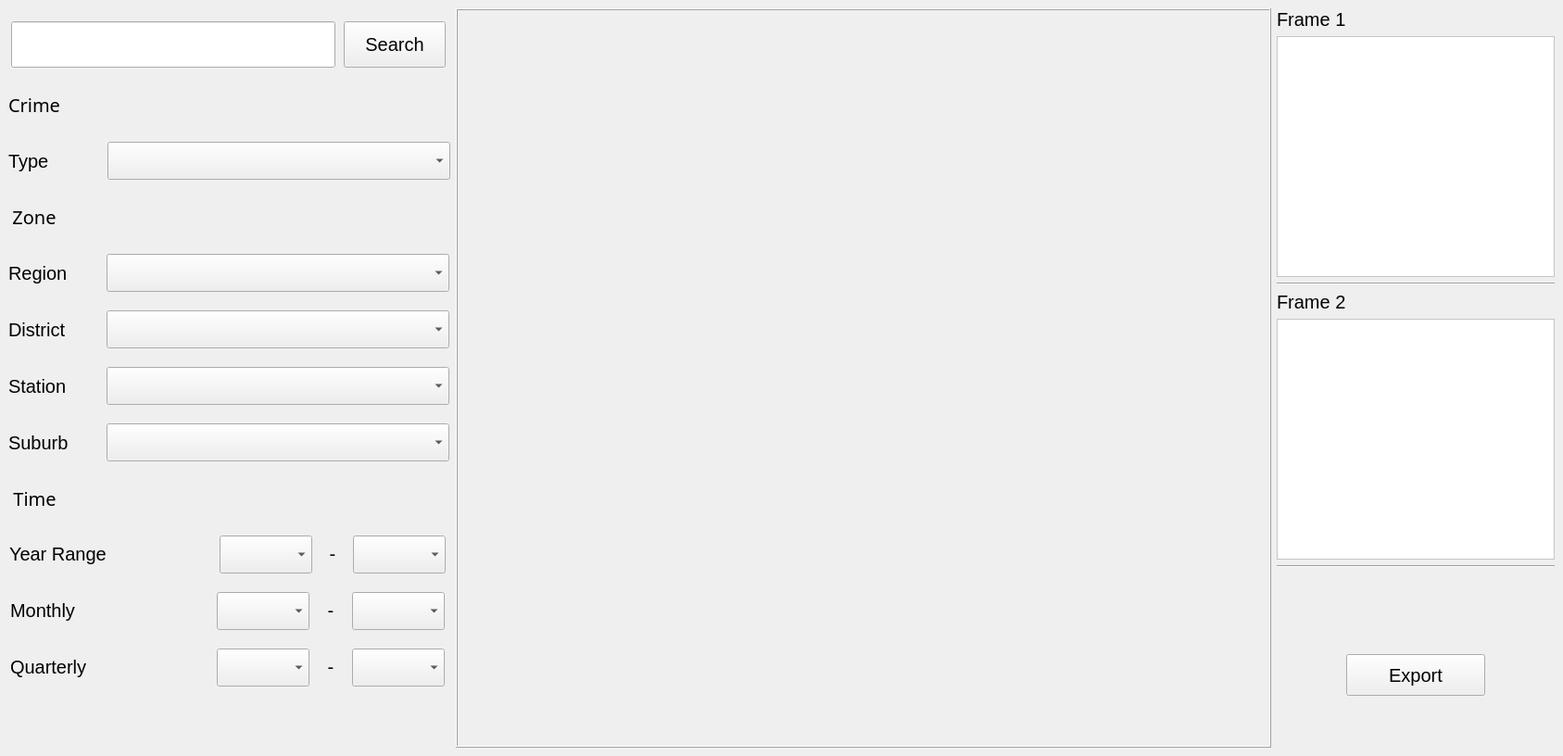
<?xml version="1.0" encoding="UTF-8"?>
<ui version="4.0">
 <class>MainWindow</class>
 <widget class="QMainWindow" name="MainWindow">
  <property name="geometry">
   <rect>
    <x>0</x>
    <y>0</y>
    <width>1687</width>
    <height>816</height>
   </rect>
  </property>
  <property name="windowTitle">
   <string>Map</string>
  </property>
  <property name="styleSheet">
   <string notr="true">font:20px
</string>
  </property>
  <widget class="QWidget" name="centralwidget">
   <layout class="QGridLayout" name="gridLayout">
    <item row="0" column="0">
     <layout class="QVBoxLayout" name="verticalLayout">
      <item>
       <layout class="QHBoxLayout" name="horizontalLayout">
        <item>
         <widget class="QLineEdit" name="Search_Box">
          <property name="sizePolicy">
           <sizepolicy hsizetype="Fixed" vsizetype="Fixed">
            <horstretch>0</horstretch>
            <verstretch>0</verstretch>
           </sizepolicy>
          </property>
          <property name="minimumSize">
           <size>
            <width>350</width>
            <height>50</height>
           </size>
          </property>
          <property name="alignment">
           <set>Qt::AlignCenter</set>
          </property>
         </widget>
        </item>
        <item>
         <widget class="QPushButton" name="Search_pushButton">
          <property name="sizePolicy">
           <sizepolicy hsizetype="Fixed" vsizetype="Fixed">
            <horstretch>0</horstretch>
            <verstretch>0</verstretch>
           </sizepolicy>
          </property>
          <property name="minimumSize">
           <size>
            <width>110</width>
            <height>50</height>
           </size>
          </property>
          <property name="text">
           <string>Search</string>
          </property>
         </widget>
        </item>
       </layout>
      </item>
      <item>
       <layout class="QHBoxLayout" name="horizontalLayout_2">
        <item>
         <widget class="QLabel" name="label_10">
          <property name="sizePolicy">
           <sizepolicy hsizetype="Fixed" vsizetype="Fixed">
            <horstretch>0</horstretch>
            <verstretch>0</verstretch>
           </sizepolicy>
          </property>
          <property name="minimumSize">
           <size>
            <width>0</width>
            <height>40</height>
           </size>
          </property>
          <property name="font">
           <font>
            <family>3ds</family>
            <pointsize>-1</pointsize>
            <weight>50</weight>
            <italic>false</italic>
            <bold>false</bold>
           </font>
          </property>
          <property name="text">
           <string>Crime</string>
          </property>
          <property name="alignment">
           <set>Qt::AlignCenter</set>
          </property>
         </widget>
        </item>
        <item>
         <spacer name="horizontalSpacer_3">
          <property name="orientation">
           <enum>Qt::Horizontal</enum>
          </property>
          <property name="sizeType">
           <enum>QSizePolicy::Fixed</enum>
          </property>
          <property name="sizeHint" stdset="0">
           <size>
            <width>420</width>
            <height>20</height>
           </size>
          </property>
         </spacer>
        </item>
       </layout>
      </item>
      <item>
       <layout class="QHBoxLayout" name="horizontalLayout_3">
        <property name="spacing">
         <number>7</number>
        </property>
        <item>
         <widget class="QLabel" name="label_9">
          <property name="sizePolicy">
           <sizepolicy hsizetype="Fixed" vsizetype="Preferred">
            <horstretch>0</horstretch>
            <verstretch>0</verstretch>
           </sizepolicy>
          </property>
          <property name="minimumSize">
           <size>
            <width>100</width>
            <height>0</height>
           </size>
          </property>
          <property name="font">
           <font>
            <pointsize>-1</pointsize>
            <weight>50</weight>
            <italic>false</italic>
            <bold>false</bold>
           </font>
          </property>
          <property name="text">
           <string>Type</string>
          </property>
          <property name="alignment">
           <set>Qt::AlignLeading|Qt::AlignLeft|Qt::AlignVCenter</set>
          </property>
         </widget>
        </item>
        <item>
         <widget class="QComboBox" name="Crime_comboBox">
          <property name="sizePolicy">
           <sizepolicy hsizetype="Fixed" vsizetype="Fixed">
            <horstretch>0</horstretch>
            <verstretch>0</verstretch>
           </sizepolicy>
          </property>
          <property name="minimumSize">
           <size>
            <width>370</width>
            <height>41</height>
           </size>
          </property>
          <property name="focusPolicy">
           <enum>Qt::NoFocus</enum>
          </property>
         </widget>
        </item>
       </layout>
      </item>
      <item>
       <layout class="QHBoxLayout" name="horizontalLayout_4">
        <item>
         <widget class="QLabel" name="label_18">
          <property name="sizePolicy">
           <sizepolicy hsizetype="Fixed" vsizetype="Fixed">
            <horstretch>0</horstretch>
            <verstretch>0</verstretch>
           </sizepolicy>
          </property>
          <property name="minimumSize">
           <size>
            <width>0</width>
            <height>40</height>
           </size>
          </property>
          <property name="font">
           <font>
            <family>3ds</family>
            <pointsize>-1</pointsize>
            <weight>50</weight>
            <italic>false</italic>
            <bold>false</bold>
           </font>
          </property>
          <property name="text">
           <string>Zone</string>
          </property>
          <property name="alignment">
           <set>Qt::AlignCenter</set>
          </property>
         </widget>
        </item>
        <item>
         <spacer name="horizontalSpacer_7">
          <property name="orientation">
           <enum>Qt::Horizontal</enum>
          </property>
          <property name="sizeType">
           <enum>QSizePolicy::Fixed</enum>
          </property>
          <property name="sizeHint" stdset="0">
           <size>
            <width>420</width>
            <height>20</height>
           </size>
          </property>
         </spacer>
        </item>
       </layout>
      </item>
      <item>
       <layout class="QHBoxLayout" name="horizontalLayout_5">
        <item>
         <widget class="QLabel" name="label_4">
          <property name="sizePolicy">
           <sizepolicy hsizetype="Fixed" vsizetype="Preferred">
            <horstretch>0</horstretch>
            <verstretch>0</verstretch>
           </sizepolicy>
          </property>
          <property name="minimumSize">
           <size>
            <width>100</width>
            <height>0</height>
           </size>
          </property>
          <property name="font">
           <font>
            <family>MS Sans Serif</family>
            <pointsize>-1</pointsize>
            <weight>50</weight>
            <italic>false</italic>
            <bold>false</bold>
           </font>
          </property>
          <property name="text">
           <string>Region</string>
          </property>
         </widget>
        </item>
        <item>
         <widget class="QComboBox" name="Region_comboBox">
          <property name="sizePolicy">
           <sizepolicy hsizetype="Fixed" vsizetype="Fixed">
            <horstretch>0</horstretch>
            <verstretch>0</verstretch>
           </sizepolicy>
          </property>
          <property name="minimumSize">
           <size>
            <width>370</width>
            <height>41</height>
           </size>
          </property>
          <property name="focusPolicy">
           <enum>Qt::NoFocus</enum>
          </property>
         </widget>
        </item>
       </layout>
      </item>
      <item>
       <layout class="QHBoxLayout" name="horizontalLayout_6">
        <item>
         <widget class="QLabel" name="label_3">
          <property name="sizePolicy">
           <sizepolicy hsizetype="Fixed" vsizetype="Preferred">
            <horstretch>0</horstretch>
            <verstretch>0</verstretch>
           </sizepolicy>
          </property>
          <property name="minimumSize">
           <size>
            <width>100</width>
            <height>0</height>
           </size>
          </property>
          <property name="font">
           <font>
            <pointsize>-1</pointsize>
            <weight>50</weight>
            <italic>false</italic>
            <bold>false</bold>
           </font>
          </property>
          <property name="text">
           <string>District</string>
          </property>
         </widget>
        </item>
        <item>
         <widget class="QComboBox" name="District_comboBox">
          <property name="sizePolicy">
           <sizepolicy hsizetype="Fixed" vsizetype="Fixed">
            <horstretch>0</horstretch>
            <verstretch>0</verstretch>
           </sizepolicy>
          </property>
          <property name="minimumSize">
           <size>
            <width>370</width>
            <height>41</height>
           </size>
          </property>
          <property name="focusPolicy">
           <enum>Qt::NoFocus</enum>
          </property>
         </widget>
        </item>
       </layout>
      </item>
      <item>
       <layout class="QHBoxLayout" name="horizontalLayout_7">
        <item>
         <widget class="QLabel" name="label_2">
          <property name="sizePolicy">
           <sizepolicy hsizetype="Fixed" vsizetype="Preferred">
            <horstretch>0</horstretch>
            <verstretch>0</verstretch>
           </sizepolicy>
          </property>
          <property name="minimumSize">
           <size>
            <width>100</width>
            <height>0</height>
           </size>
          </property>
          <property name="font">
           <font>
            <pointsize>-1</pointsize>
            <weight>50</weight>
            <italic>false</italic>
            <bold>false</bold>
           </font>
          </property>
          <property name="text">
           <string>Station</string>
          </property>
         </widget>
        </item>
        <item>
         <widget class="QComboBox" name="Station_comboxBox">
          <property name="sizePolicy">
           <sizepolicy hsizetype="Fixed" vsizetype="Fixed">
            <horstretch>0</horstretch>
            <verstretch>0</verstretch>
           </sizepolicy>
          </property>
          <property name="minimumSize">
           <size>
            <width>370</width>
            <height>41</height>
           </size>
          </property>
          <property name="focusPolicy">
           <enum>Qt::NoFocus</enum>
          </property>
         </widget>
        </item>
       </layout>
      </item>
      <item>
       <layout class="QHBoxLayout" name="horizontalLayout_8">
        <item>
         <widget class="QLabel" name="label_14">
          <property name="sizePolicy">
           <sizepolicy hsizetype="Fixed" vsizetype="Preferred">
            <horstretch>0</horstretch>
            <verstretch>0</verstretch>
           </sizepolicy>
          </property>
          <property name="minimumSize">
           <size>
            <width>100</width>
            <height>0</height>
           </size>
          </property>
          <property name="font">
           <font>
            <pointsize>-1</pointsize>
            <weight>50</weight>
            <italic>false</italic>
            <bold>false</bold>
           </font>
          </property>
          <property name="text">
           <string>Suburb</string>
          </property>
         </widget>
        </item>
        <item>
         <widget class="QComboBox" name="Suburb_comboxBox">
          <property name="sizePolicy">
           <sizepolicy hsizetype="Fixed" vsizetype="Fixed">
            <horstretch>0</horstretch>
            <verstretch>0</verstretch>
           </sizepolicy>
          </property>
          <property name="minimumSize">
           <size>
            <width>370</width>
            <height>41</height>
           </size>
          </property>
          <property name="focusPolicy">
           <enum>Qt::NoFocus</enum>
          </property>
         </widget>
        </item>
       </layout>
      </item>
      <item>
       <layout class="QHBoxLayout" name="horizontalLayout_9">
        <item>
         <widget class="QLabel" name="label_19">
          <property name="sizePolicy">
           <sizepolicy hsizetype="Fixed" vsizetype="Fixed">
            <horstretch>0</horstretch>
            <verstretch>0</verstretch>
           </sizepolicy>
          </property>
          <property name="minimumSize">
           <size>
            <width>0</width>
            <height>40</height>
           </size>
          </property>
          <property name="font">
           <font>
            <family>3ds</family>
            <pointsize>-1</pointsize>
            <weight>50</weight>
            <italic>false</italic>
            <bold>false</bold>
           </font>
          </property>
          <property name="text">
           <string>Time</string>
          </property>
          <property name="alignment">
           <set>Qt::AlignCenter</set>
          </property>
         </widget>
        </item>
        <item>
         <spacer name="horizontalSpacer_8">
          <property name="orientation">
           <enum>Qt::Horizontal</enum>
          </property>
          <property name="sizeType">
           <enum>QSizePolicy::Fixed</enum>
          </property>
          <property name="sizeHint" stdset="0">
           <size>
            <width>420</width>
            <height>20</height>
           </size>
          </property>
         </spacer>
        </item>
       </layout>
      </item>
      <item>
       <layout class="QHBoxLayout" name="horizontalLayout_10">
        <item>
         <widget class="QLabel" name="label_20">
          <property name="sizePolicy">
           <sizepolicy hsizetype="Fixed" vsizetype="Fixed">
            <horstretch>0</horstretch>
            <verstretch>0</verstretch>
           </sizepolicy>
          </property>
          <property name="minimumSize">
           <size>
            <width>100</width>
            <height>0</height>
           </size>
          </property>
          <property name="font">
           <font>
            <pointsize>-1</pointsize>
            <weight>50</weight>
            <italic>false</italic>
            <bold>false</bold>
           </font>
          </property>
          <property name="text">
           <string>Year Range</string>
          </property>
         </widget>
        </item>
        <item>
         <spacer name="horizontalSpacer">
          <property name="orientation">
           <enum>Qt::Horizontal</enum>
          </property>
          <property name="sizeType">
           <enum>QSizePolicy::Fixed</enum>
          </property>
          <property name="sizeHint" stdset="0">
           <size>
            <width>115</width>
            <height>20</height>
           </size>
          </property>
         </spacer>
        </item>
        <item>
         <widget class="QComboBox" name="Year_comboBox_1">
          <property name="sizePolicy">
           <sizepolicy hsizetype="Fixed" vsizetype="Fixed">
            <horstretch>0</horstretch>
            <verstretch>0</verstretch>
           </sizepolicy>
          </property>
          <property name="minimumSize">
           <size>
            <width>70</width>
            <height>41</height>
           </size>
          </property>
          <property name="focusPolicy">
           <enum>Qt::NoFocus</enum>
          </property>
         </widget>
        </item>
        <item>
         <widget class="QLabel" name="label_15">
          <property name="sizePolicy">
           <sizepolicy hsizetype="Fixed" vsizetype="Fixed">
            <horstretch>0</horstretch>
            <verstretch>0</verstretch>
           </sizepolicy>
          </property>
          <property name="minimumSize">
           <size>
            <width>30</width>
            <height>0</height>
           </size>
          </property>
          <property name="text">
           <string>-</string>
          </property>
          <property name="alignment">
           <set>Qt::AlignCenter</set>
          </property>
         </widget>
        </item>
        <item>
         <widget class="QComboBox" name="Year_comboBox_2">
          <property name="sizePolicy">
           <sizepolicy hsizetype="Fixed" vsizetype="Fixed">
            <horstretch>0</horstretch>
            <verstretch>0</verstretch>
           </sizepolicy>
          </property>
          <property name="minimumSize">
           <size>
            <width>70</width>
            <height>41</height>
           </size>
          </property>
          <property name="focusPolicy">
           <enum>Qt::NoFocus</enum>
          </property>
         </widget>
        </item>
       </layout>
      </item>
      <item>
       <layout class="QHBoxLayout" name="horizontalLayout_12">
        <item>
         <widget class="QLabel" name="label_21">
          <property name="sizePolicy">
           <sizepolicy hsizetype="Fixed" vsizetype="Fixed">
            <horstretch>0</horstretch>
            <verstretch>0</verstretch>
           </sizepolicy>
          </property>
          <property name="minimumSize">
           <size>
            <width>100</width>
            <height>0</height>
           </size>
          </property>
          <property name="font">
           <font>
            <pointsize>-1</pointsize>
            <weight>50</weight>
            <italic>false</italic>
            <bold>false</bold>
           </font>
          </property>
          <property name="text">
           <string>Monthly</string>
          </property>
         </widget>
        </item>
        <item>
         <spacer name="horizontalSpacer_2">
          <property name="orientation">
           <enum>Qt::Horizontal</enum>
          </property>
          <property name="sizeType">
           <enum>QSizePolicy::Fixed</enum>
          </property>
          <property name="sizeHint" stdset="0">
           <size>
            <width>115</width>
            <height>20</height>
           </size>
          </property>
         </spacer>
        </item>
        <item>
         <widget class="QComboBox" name="Monthly_comboBox_1">
          <property name="sizePolicy">
           <sizepolicy hsizetype="Fixed" vsizetype="Fixed">
            <horstretch>0</horstretch>
            <verstretch>0</verstretch>
           </sizepolicy>
          </property>
          <property name="minimumSize">
           <size>
            <width>70</width>
            <height>41</height>
           </size>
          </property>
          <property name="focusPolicy">
           <enum>Qt::NoFocus</enum>
          </property>
         </widget>
        </item>
        <item>
         <widget class="QLabel" name="label_16">
          <property name="sizePolicy">
           <sizepolicy hsizetype="Fixed" vsizetype="Fixed">
            <horstretch>0</horstretch>
            <verstretch>0</verstretch>
           </sizepolicy>
          </property>
          <property name="minimumSize">
           <size>
            <width>30</width>
            <height>0</height>
           </size>
          </property>
          <property name="text">
           <string>-</string>
          </property>
          <property name="alignment">
           <set>Qt::AlignCenter</set>
          </property>
         </widget>
        </item>
        <item>
         <widget class="QComboBox" name="Monthly_comboBox_2">
          <property name="sizePolicy">
           <sizepolicy hsizetype="Fixed" vsizetype="Fixed">
            <horstretch>0</horstretch>
            <verstretch>0</verstretch>
           </sizepolicy>
          </property>
          <property name="minimumSize">
           <size>
            <width>70</width>
            <height>41</height>
           </size>
          </property>
          <property name="focusPolicy">
           <enum>Qt::NoFocus</enum>
          </property>
         </widget>
        </item>
       </layout>
      </item>
      <item>
       <layout class="QHBoxLayout" name="horizontalLayout_13">
        <item>
         <widget class="QLabel" name="label_22">
          <property name="sizePolicy">
           <sizepolicy hsizetype="Fixed" vsizetype="Fixed">
            <horstretch>0</horstretch>
            <verstretch>0</verstretch>
           </sizepolicy>
          </property>
          <property name="minimumSize">
           <size>
            <width>100</width>
            <height>0</height>
           </size>
          </property>
          <property name="font">
           <font>
            <pointsize>-1</pointsize>
            <weight>50</weight>
            <italic>false</italic>
            <bold>false</bold>
           </font>
          </property>
          <property name="text">
           <string>Quarterly</string>
          </property>
         </widget>
        </item>
        <item>
         <spacer name="horizontalSpacer_4">
          <property name="orientation">
           <enum>Qt::Horizontal</enum>
          </property>
          <property name="sizeType">
           <enum>QSizePolicy::Fixed</enum>
          </property>
          <property name="sizeHint" stdset="0">
           <size>
            <width>115</width>
            <height>20</height>
           </size>
          </property>
         </spacer>
        </item>
        <item>
         <widget class="QComboBox" name="Quarterly_comboBox_1">
          <property name="sizePolicy">
           <sizepolicy hsizetype="Fixed" vsizetype="Fixed">
            <horstretch>0</horstretch>
            <verstretch>0</verstretch>
           </sizepolicy>
          </property>
          <property name="minimumSize">
           <size>
            <width>70</width>
            <height>41</height>
           </size>
          </property>
          <property name="focusPolicy">
           <enum>Qt::NoFocus</enum>
          </property>
         </widget>
        </item>
        <item>
         <widget class="QLabel" name="label_17">
          <property name="sizePolicy">
           <sizepolicy hsizetype="Fixed" vsizetype="Fixed">
            <horstretch>0</horstretch>
            <verstretch>0</verstretch>
           </sizepolicy>
          </property>
          <property name="minimumSize">
           <size>
            <width>30</width>
            <height>0</height>
           </size>
          </property>
          <property name="text">
           <string>-</string>
          </property>
          <property name="alignment">
           <set>Qt::AlignCenter</set>
          </property>
         </widget>
        </item>
        <item>
         <widget class="QComboBox" name="Quarterly_comboBox_2">
          <property name="sizePolicy">
           <sizepolicy hsizetype="Fixed" vsizetype="Fixed">
            <horstretch>0</horstretch>
            <verstretch>0</verstretch>
           </sizepolicy>
          </property>
          <property name="minimumSize">
           <size>
            <width>70</width>
            <height>41</height>
           </size>
          </property>
          <property name="focusPolicy">
           <enum>Qt::NoFocus</enum>
          </property>
         </widget>
        </item>
       </layout>
      </item>
      <item>
       <spacer name="verticalSpacer_4">
        <property name="orientation">
         <enum>Qt::Vertical</enum>
        </property>
        <property name="sizeType">
         <enum>QSizePolicy::Fixed</enum>
        </property>
        <property name="sizeHint" stdset="0">
         <size>
          <width>20</width>
          <height>40</height>
         </size>
        </property>
       </spacer>
      </item>
     </layout>
    </item>
    <item row="0" column="2">
     <layout class="QVBoxLayout" name="verticalLayout_6">
      <item>
       <layout class="QVBoxLayout" name="verticalLayout_4">
        <item>
         <layout class="QVBoxLayout" name="verticalLayout_3">
          <item>
           <layout class="QHBoxLayout" name="horizontalLayout_18">
            <item>
             <widget class="QLabel" name="label_12">
              <property name="text">
               <string>Frame 1</string>
              </property>
             </widget>
            </item>
            <item>
             <spacer name="horizontalSpacer_13">
              <property name="orientation">
               <enum>Qt::Horizontal</enum>
              </property>
              <property name="sizeType">
               <enum>QSizePolicy::Fixed</enum>
              </property>
              <property name="sizeHint" stdset="0">
               <size>
                <width>40</width>
                <height>20</height>
               </size>
              </property>
             </spacer>
            </item>
           </layout>
          </item>
          <item>
           <widget class="QFrame" name="frame_2">
            <property name="sizePolicy">
             <sizepolicy hsizetype="Fixed" vsizetype="Fixed">
              <horstretch>0</horstretch>
              <verstretch>0</verstretch>
             </sizepolicy>
            </property>
            <property name="minimumSize">
             <size>
              <width>300</width>
              <height>260</height>
             </size>
            </property>
            <property name="styleSheet">
             <string notr="true">background-color:white</string>
            </property>
            <property name="frameShape">
             <enum>QFrame::StyledPanel</enum>
            </property>
            <property name="frameShadow">
             <enum>QFrame::Raised</enum>
            </property>
           </widget>
          </item>
         </layout>
        </item>
        <item>
         <widget class="Line" name="line_8">
          <property name="orientation">
           <enum>Qt::Horizontal</enum>
          </property>
         </widget>
        </item>
       </layout>
      </item>
      <item>
       <layout class="QVBoxLayout" name="verticalLayout_5">
        <item>
         <layout class="QHBoxLayout" name="horizontalLayout_19">
          <item>
           <widget class="QLabel" name="label_13">
            <property name="text">
             <string>Frame 2</string>
            </property>
           </widget>
          </item>
          <item>
           <spacer name="horizontalSpacer_14">
            <property name="orientation">
             <enum>Qt::Horizontal</enum>
            </property>
            <property name="sizeType">
             <enum>QSizePolicy::Fixed</enum>
            </property>
            <property name="sizeHint" stdset="0">
             <size>
              <width>40</width>
              <height>20</height>
             </size>
            </property>
           </spacer>
          </item>
         </layout>
        </item>
        <item>
         <widget class="QFrame" name="frame_3">
          <property name="sizePolicy">
           <sizepolicy hsizetype="Fixed" vsizetype="Fixed">
            <horstretch>0</horstretch>
            <verstretch>0</verstretch>
           </sizepolicy>
          </property>
          <property name="minimumSize">
           <size>
            <width>300</width>
            <height>260</height>
           </size>
          </property>
          <property name="styleSheet">
           <string notr="true">background-color:white</string>
          </property>
          <property name="frameShape">
           <enum>QFrame::StyledPanel</enum>
          </property>
          <property name="frameShadow">
           <enum>QFrame::Raised</enum>
          </property>
         </widget>
        </item>
       </layout>
      </item>
      <item>
       <widget class="Line" name="line_9">
        <property name="orientation">
         <enum>Qt::Horizontal</enum>
        </property>
       </widget>
      </item>
      <item>
       <spacer name="verticalSpacer_2">
        <property name="orientation">
         <enum>Qt::Vertical</enum>
        </property>
        <property name="sizeType">
         <enum>QSizePolicy::Expanding</enum>
        </property>
        <property name="sizeHint" stdset="0">
         <size>
          <width>20</width>
          <height>30</height>
         </size>
        </property>
       </spacer>
      </item>
      <item>
       <layout class="QHBoxLayout" name="horizontalLayout_11">
        <item>
         <spacer name="horizontalSpacer_17">
          <property name="orientation">
           <enum>Qt::Horizontal</enum>
          </property>
          <property name="sizeType">
           <enum>QSizePolicy::Fixed</enum>
          </property>
          <property name="sizeHint" stdset="0">
           <size>
            <width>20</width>
            <height>20</height>
           </size>
          </property>
         </spacer>
        </item>
        <item>
         <spacer name="horizontalSpacer_11">
          <property name="orientation">
           <enum>Qt::Horizontal</enum>
          </property>
          <property name="sizeType">
           <enum>QSizePolicy::Fixed</enum>
          </property>
          <property name="sizeHint" stdset="0">
           <size>
            <width>20</width>
            <height>20</height>
           </size>
          </property>
         </spacer>
        </item>
        <item>
         <spacer name="horizontalSpacer_18">
          <property name="orientation">
           <enum>Qt::Horizontal</enum>
          </property>
          <property name="sizeType">
           <enum>QSizePolicy::Fixed</enum>
          </property>
          <property name="sizeHint" stdset="0">
           <size>
            <width>20</width>
            <height>20</height>
           </size>
          </property>
         </spacer>
        </item>
       </layout>
      </item>
      <item>
       <spacer name="verticalSpacer_3">
        <property name="orientation">
         <enum>Qt::Vertical</enum>
        </property>
        <property name="sizeType">
         <enum>QSizePolicy::Fixed</enum>
        </property>
        <property name="sizeHint" stdset="0">
         <size>
          <width>20</width>
          <height>10</height>
         </size>
        </property>
       </spacer>
      </item>
      <item>
       <layout class="QHBoxLayout" name="horizontalLayout_20">
        <item>
         <spacer name="horizontalSpacer_15">
          <property name="orientation">
           <enum>Qt::Horizontal</enum>
          </property>
          <property name="sizeType">
           <enum>QSizePolicy::Fixed</enum>
          </property>
          <property name="sizeHint" stdset="0">
           <size>
            <width>37</width>
            <height>38</height>
           </size>
          </property>
         </spacer>
        </item>
        <item>
         <widget class="QPushButton" name="Screenshot_pushButton">
          <property name="sizePolicy">
           <sizepolicy hsizetype="Fixed" vsizetype="Fixed">
            <horstretch>0</horstretch>
            <verstretch>0</verstretch>
           </sizepolicy>
          </property>
          <property name="minimumSize">
           <size>
            <width>150</width>
            <height>45</height>
           </size>
          </property>
          <property name="text">
           <string>Export</string>
          </property>
         </widget>
        </item>
        <item>
         <spacer name="horizontalSpacer_16">
          <property name="orientation">
           <enum>Qt::Horizontal</enum>
          </property>
          <property name="sizeType">
           <enum>QSizePolicy::Fixed</enum>
          </property>
          <property name="sizeHint" stdset="0">
           <size>
            <width>37</width>
            <height>38</height>
           </size>
          </property>
         </spacer>
        </item>
       </layout>
      </item>
      <item>
       <spacer name="verticalSpacer">
        <property name="orientation">
         <enum>Qt::Vertical</enum>
        </property>
        <property name="sizeType">
         <enum>QSizePolicy::Expanding</enum>
        </property>
        <property name="sizeHint" stdset="0">
         <size>
          <width>20</width>
          <height>30</height>
         </size>
        </property>
       </spacer>
      </item>
     </layout>
    </item>
    <item row="0" column="1">
     <widget class="QFrame" name="frame">
      <property name="sizePolicy">
       <sizepolicy hsizetype="Expanding" vsizetype="Expanding">
        <horstretch>0</horstretch>
        <verstretch>0</verstretch>
       </sizepolicy>
      </property>
      <property name="frameShape">
       <enum>QFrame::Box</enum>
      </property>
      <property name="frameShadow">
       <enum>QFrame::Raised</enum>
      </property>
     </widget>
    </item>
   </layout>
  </widget>
 </widget>
 <resources/>
 <connections/>
</ui>
